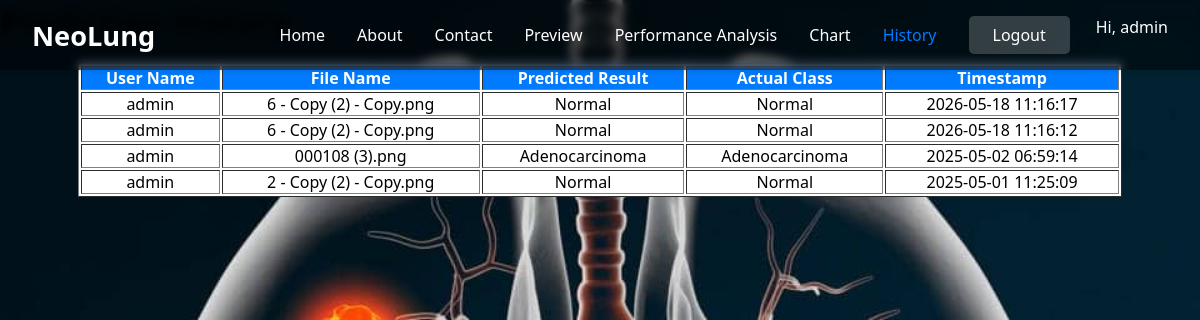
The app's page /history (signed in) with its own data.
### tables this page shows
CREATE TABLE predictions (
                id INTEGER PRIMARY KEY AUTOINCREMENT,
                username TEXT,
                filename TEXT,
                predicted_class TEXT,
                actual_class TEXT,
                timestamp DATETIME DEFAULT CURRENT_TIMESTAMP
            );

### app.py (the view)
@app.route('/history')
def history():
    if 'logged_in' in session and session['logged_in']:
        conn = sqlite3.connect('users.db')
        c = conn.cursor()
        c.execute('''
            SELECT filename, predicted_class, actual_class, timestamp
            FROM predictions
            WHERE username = ?
            ORDER BY timestamp DESC
        ''', (session['user'],))
        records = c.fetchall()
        conn.close()
        return render_template('9_History.html', predictions=records)
    else:
        flash('Please login first.')
        return redirect(url_for('login'))

### templates/9_History.html (shortened to what this page needs)
<!DOCTYPE html>
<html lang="en">
<head>
    <link rel="stylesheet" href="{{ url_for('static', filename='1_Home.css') }}">
</head>
<body>
    <nav class="navbar">
        <div class="nav-container">
            <a href="{{ url_for('home') }}" class="logo">NeoLung</a>
            <div class="nav-links">
                <a href="{{ url_for('home') }}">Home</a>
                <a href="{{ url_for('about') }}">About</a>
                <a href="{{ url_for('contact') }}">Contact</a>
                <a href="{{ url_for('preview') }}">Preview</a>
                <a href="{{ url_for('performance') }}">Performance Analysis</a>
                <a href="{{ url_for('chart') }}">Chart</a>
                <a style="color: #007bff;" href="{{ url_for('history') }}">History</a>
                <div class="auth-buttons">
                    {% if session.logged_in %}
                        <a href="{{ url_for('logout') }}" id="logout" class="btn btn-register">Logout</a>
                        <span style="color: white; margin-left: 10px;">Hi, {{ session.user }}</span>
                    {% else %}
                        <a href="{{ url_for('login') }}" id="R1" class="btn btn-login">Login</a>
                        <a href="{{ url_for('register') }}" id="R2" class="btn btn-register">Register</a>
                    {% endif %}
                </div>
            </div>
        </div>
    </nav>
    <div class="d1">
        <h1>Prediction History</h1>
    </div>
    <div class="d2" style="padding: 20px;">
        {% if predictions %}
        <table border="1" style="width: 90%; margin: auto; background: white; text-align: center;">
            <thead style="background-color: #007bff; color: white;">
                <tr>
                    <th>User Name</th>
                    <th>File Name</th>
                    <th>Predicted Result</th>
                    <th>Actual Class</th>
                    <th>Timestamp</th>
                </tr>
            </thead>
            <tbody>
                {% for row in predictions %}
                <tr>
                    <td>{{ session.user }}</td>
                    <td>{{ row[0] }}</td>
                    <td>{{ row[1] }}</td>
                    <td>{{ row[2] }}</td>
                    <td>{{ row[3] }}</td>
                </tr>
                {% endfor %}
            </tbody>
        </table>
        {% else %}
        <p style="text-align: center; color: white;">No predictions found yet.</p>
        {% endif %}
    </div>
</body>
</html>

### static/1_Home.css (style rules this page uses)
* { margin: 0; padding: 0; box-sizing: border-box; font-family: 'Segoe UI', Tahoma, Geneva, Verdana, sans-serif; }
body { background: url('i1.jpg') no-repeat center center fixed; background-size: cover; min-height: 100vh; margin: 0; padding: 0; }
.navbar { background-color: rgba(0, 0, 0, 0.5); backdrop-filter: blur(5px); padding: 1rem 2rem; box-shadow: 0 2px 5px rgba(0, 0, 0, 0.1); position: fixed; width: 100%; top: 0; z-index: 1000; }
.nav-container { max-width: 1200px; margin: 0 auto; display: flex; justify-content: space-between; align-items: center; }
.logo { display: flex; align-items: center; gap: 10px; font-size: 1.7rem; font-weight: bold; color: white; text-decoration: none; }
.nav-links { display: flex; gap: 2rem; align-items: center; }
.nav-links a { text-decoration: none; color: white; font-weight: 500; transition: color 0.3s ease; }
.auth-buttons { display: flex; gap: 1rem; }
.btn { padding: 0.5rem 1.5rem; border-radius: 5px; font-weight: 500; cursor: pointer; transition: all 0.3s ease; text-decoration: none; }
.btn-register { background-color: rgba(255, 255, 255, 0.2); color: white; }

### records on screen
predictions: user "admin", filename "6 - Copy (2) - Copy.png", predicted_class "Normal", actual_class "Normal", timestamp "2026-05-18 11:16:17"
predictions: user "admin", filename "6 - Copy (2) - Copy.png", predicted_class "Normal", actual_class "Normal", timestamp "2026-05-18 11:16:12"
predictions: user "admin", filename "000108 (3).png", predicted_class "Adenocarcinoma", actual_class "Adenocarcinoma", timestamp "2025-05-02 06:59:14"
predictions: user "admin", filename "2 - Copy (2) - Copy.png", predicted_class "Normal", actual_class "Normal", timestamp "2025-05-01 11:25:09"

### other values on screen
{{ session.user }} "admin"
